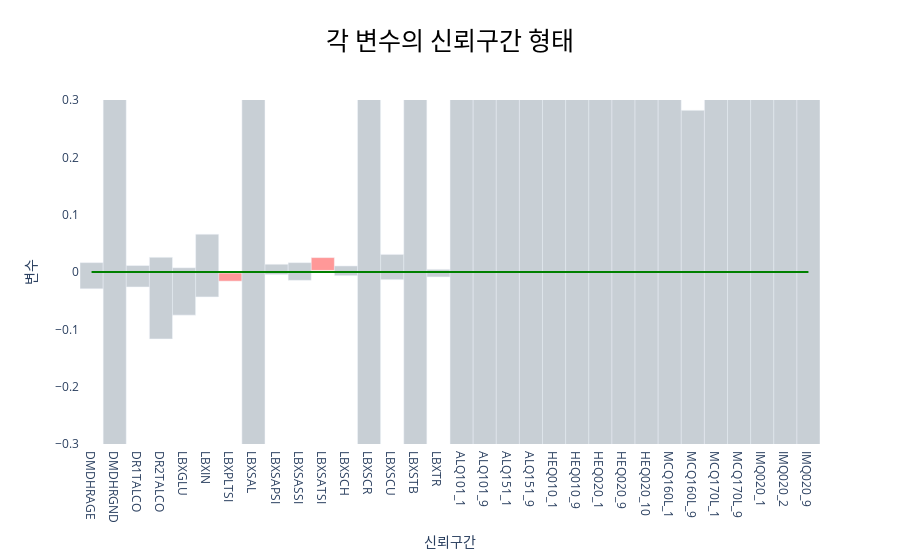

The notebook cell saved with this chart:
### Code cell
# 변수별 최소값, 최대값을 하나의 막대 그래프로 표현
fig = go.Figure()

for i in range(len(coef)):
    variable_name = names[i]
    
    range_color = color[i]
    range_height = conf_int.iloc[i, 1] - conf_int.iloc[i, 0]

    # 하나의 막대 그래프로 최소값과 최대값을 표현
    fig.add_trace(go.Bar(
        x=[variable_name],
        y=[range_height],
        base=[conf_int.iloc[i, 0]],
        marker=dict(color=range_color, line=dict(width=0.5)),
        showlegend=False,
        name=variable_name,
    ))

# y=0 직선 추가
fig.add_trace(go.Scatter(
    x=names,
    y=[0] * len(names),
    mode='lines',
    line=dict(color='green', width=2),
    name='y=0 line'
))

# 그래프 레이아웃 설정
fig.update_layout(
    title_text="각 변수의 신뢰구간 형태",
    title_x=0.5,
    title_xanchor='center',
    title_font_size=25,
    title_font_color='black',
    title_font_family='NanumSquare',
    plot_bgcolor='#ffffff',
    xaxis=dict(title='신뢰구간'),
    yaxis=dict(title='변수', range = [-0.3, 0.3]),
    showlegend=False,
    bargap = 0
)

fig.update_traces(
    marker_opacity=0.4,
)

fig.show()

### Figure 1 — Plotly figure (JSON) as saved in the notebook; plotly's stock layout.template omitted (floating-point values rounded to 4 significant figures)
{"data": [{"base": [-0.02932], "marker": {"color": "lightslategray", "line": {"width": 0.5}, "opacity": 0.4}, "name": "DMDHRAGE", "showlegend": false, "type": "bar", "x": ["DMDHRAGE"], "y": [0.04572]}, {"base": [-0.8742], "marker": {"color": "lightslategray", "line": {"width": 0.5}, "opacity": 0.4}, "name": "DMDHRGND", "showlegend": false, "type": "bar", "x": ["DMDHRGND"], "y": [1.397]}, {"base": [-0.02619], "marker": {"color": "lightslategray", "line": {"width": 0.5}, "opacity": 0.4}, "name": "DR1TALCO", "showlegend": false, "type": "bar", "x": ["DR1TALCO"], "y": [0.03748]}, {"base": [-0.1167], "marker": {"color": "lightslategray", "line": {"width": 0.5}, "opacity": 0.4}, "name": "DR2TALCO", "showlegend": false, "type": "bar", "x": ["DR2TALCO"], "y": [0.1424]}, {"base": [-0.07524], "marker": {"color": "lightslategray", "line": {"width": 0.5}, "opacity": 0.4}, "name": "LBXGLU", "showlegend": false, "type": "bar", "x": ["LBXGLU"], "y": [0.08272]}, {"base": [-0.04343], "marker": {"color": "lightslategray", "line": {"width": 0.5}, "opacity": 0.4}, "name": "LBXIN", "showlegend": false, "type": "bar", "x": ["LBXIN"], "y": [0.1094]}, {"base": [-0.01598], "marker": {"color": "red", "line": {"width": 0.5}, "opacity": 0.4}, "name": "LBXPLTSI", "showlegend": false, "type": "bar", "x": ["LBXPLTSI"], "y": [0.01412]}, {"base": [-1.05], "marker": {"color": "lightslategray", "line": {"width": 0.5}, "opacity": 0.4}, "name": "LBXSAL", "showlegend": false, "type": "bar", "x": ["LBXSAL"], "y": [2.13]}, {"base": [-0.004568], "marker": {"color": "lightslategray", "line": {"width": 0.5}, "opacity": 0.4}, "name": "LBXSAPSI", "showlegend": false, "type": "bar", "x": ["LBXSAPSI"], "y": [0.01811]}, {"base": [-0.0146], "marker": {"color": "lightslategray", "line": {"width": 0.5}, "opacity": 0.4}, "name": "LBXSASSI", "showlegend": false, "type": "bar", "x": ["LBXSASSI"], "y": [0.03093]}, {"base": [0.002799], "marker": {"color": "red", "line": {"width": 0.5}, "opacity": 0.4}, "name": "LBXSATSI", "showlegend": false, "type": "bar", "x": ["LBXSATSI"], "y": [0.02233]}, {"base": [-0.006431], "marker": {"color": "lightslategray", "line": {"width": 0.5}, "opacity": 0.4}, "name": "LBXSCH", "showlegend": false, "type": "bar", "x": ["LBXSCH"], "y": [0.01701]}, {"base": [-0.4248], "marker": {"color": "lightslategray", "line": {"width": 0.5}, "opacity": 0.4}, "name": "LBXSCR", "showlegend": false, "type": "bar", "x": ["LBXSCR"], "y": [1.779]}, {"base": [-0.01342], "marker": {"color": "lightslategray", "line": {"width": 0.5}, "opacity": 0.4}, "name": "LBXSCU", "showlegend": false, "type": "bar", "x": ["LBXSCU"], "y": [0.04413]}, {"base": [-0.4882], "marker": {"color": "lightslategray", "line": {"width": 0.5}, "opacity": 0.4}, "name": "LBXSTB", "showlegend": false, "type": "bar", "x": ["LBXSTB"], "y": [2.158]}, {"base": [-0.008665], "marker": {"color": "lightslategray", "line": {"width": 0.5}, "opacity": 0.4}, "name": "LBXTR", "showlegend": false, "type": "bar", "x": ["LBXTR"], "y": [0.01338]}, {"base": [-1.012], "marker": {"color": "lightslategray", "line": {"width": 0.5}, "opacity": 0.4}, "name": "ALQ101_1", "showlegend": false, "type": "bar", "x": ["ALQ101_1"], "y": [2.566]}, {"base": [-1.803], "marker": {"color": "lightslategray", "line": {"width": 0.5}, "opacity": 0.4}, "name": "ALQ101_9", "showlegend": false, "type": "bar", "x": ["ALQ101_9"], "y": [2.435]}, {"base": [-0.7792], "marker": {"color": "lightslategray", "line": {"width": 0.5}, "opacity": 0.4}, "name": "ALQ151_1", "showlegend": false, "type": "bar", "x": ["ALQ151_1"], "y": [2.321]}, {"base": [-0.3329], "marker": {"color": "lightslategray", "line": {"width": 0.5}, "opacity": 0.4}, "name": "ALQ151_9", "showlegend": false, "type": "bar", "x": ["ALQ151_9"], "y": [2.667]}, {"base": [-2404000.0], "marker": {"color": "lightslategray", "line": {"width": 0.5}, "opacity": 0.4}, "name": "HEQ010_1", "showlegend": false, "type": "bar", "x": ["HEQ010_1"], "y": [4808000.0]}, {"base": [-19790.0], "marker": {"color": "lightslategray", "line": {"width": 0.5}, "opacity": 0.4}, "name": "HEQ010_9", "showlegend": false, "type": "bar", "x": ["HEQ010_9"], "y": [39540.0]}, {"base": [-2.93], "marker": {"color": "lightslategray", "line": {"width": 0.5}, "opacity": 0.4}, "name": "HEQ020_1", "showlegend": false, "type": "bar", "x": ["HEQ020_1"], "y": [4.923]}, {"base": [-31380000.0], "marker": {"color": "lightslategray", "line": {"width": 0.5}, "opacity": 0.4}, "name": "HEQ020_9", "showlegend": false, "type": "bar", "x": ["HEQ020_9"], "y": [62750000.0]}, {"base": [-2404000.0], "marker": {"color": "lightslategray", "line": {"width": 0.5}, "opacity": 0.4}, "name": "HEQ020_10", "showlegend": false, "type": "bar", "x": ["HEQ020_10"], "y": [4808000.0]}, {"base": [-2404000.0], "marker": {"color": "lightslategray", "line": {"width": 0.5}, "opacity": 0.4}, "name": "MCQ160L_1", "showlegend": false, "type": "bar", "x": ["MCQ160L_1"], "y": [4808000.0]}, {"base": [-2.893], "marker": {"color": "lightslategray", "line": {"width": 0.5}, "opacity": 0.4}, "name": "MCQ160L_9", "showlegend": false, "type": "bar", "x": ["MCQ160L_9"], "y": [3.175]}, {"base": [-1.616], "marker": {"color": "lightslategray", "line": {"width": 0.5}, "opacity": 0.4}, "name": "MCQ170L_1", "showlegend": false, "type": "bar", "x": ["MCQ170L_1"], "y": [5.365]}, {"base": [-2404000.0], "marker": {"color": "lightslategray", "line": {"width": 0.5}, "opacity": 0.4}, "name": "MCQ170L_9", "showlegend": false, "type": "bar", "x": ["MCQ170L_9"], "y": [4808000.0]}, {"base": [-0.9497], "marker": {"color": "lightslategray", "line": {"width": 0.5}, "opacity": 0.4}, "name": "IMQ020_1", "showlegend": false, "type": "bar", "x": ["IMQ020_1"], "y": [1.664]}, {"base": [-0.746], "marker": {"color": "lightslategray", "line": {"width": 0.5}, "opacity": 0.4}, "name": "IMQ020_2", "showlegend": false, "type": "bar", "x": ["IMQ020_2"], "y": [3.36]}, {"base": [-0.7378], "marker": {"color": "lightslategray", "line": {"width": 0.5}, "opacity": 0.4}, "name": "IMQ020_9", "showlegend": false, "type": "bar", "x": ["IMQ020_9"], "y": [2.101]}, {"line": {"color": "green", "width": 2}, "marker": {"opacity": 0.4}, "mode": "lines", "name": "y=0 line", "type": "scatter", "x": ["DMDHRAGE", "DMDHRGND", "DR1TALCO", "DR2TALCO", "LBXGLU", "LBXIN", "LBXPLTSI", "LBXSAL", "LBXSAPSI", "LBXSASSI", "LBXSATSI", "LBXSCH", "LBXSCR", "LBXSCU", "LBXSTB", "LBXTR", "ALQ101_1", "ALQ101_9", "ALQ151_1", "ALQ151_9", "HEQ010_1", "HEQ010_9", "HEQ020_1", "HEQ020_9", "HEQ020_10", "MCQ160L_1", "MCQ160L_9", "MCQ170L_1", "MCQ170L_9", "IMQ020_1", "IMQ020_2", "IMQ020_9"], "y": [0, 0, 0, 0, 0, 0, 0, 0, 0, 0, 0, 0, 0, 0, 0, 0, 0, 0, 0, 0, 0, 0, 0, 0, 0, 0, 0, 0, 0, 0, 0, 0]}], "layout": {"bargap": 0, "plot_bgcolor": "#ffffff", "showlegend": false, "title": {"font": {"color": "black", "family": "NanumSquare", "size": 25}, "text": "각 변수의 신뢰구간 형태", "x": 0.5, "xanchor": "center"}, "xaxis": {"title": {"text": "신뢰구간"}}, "yaxis": {"range": [-0.3, 0.3], "title": {"text": "변수"}}}}
